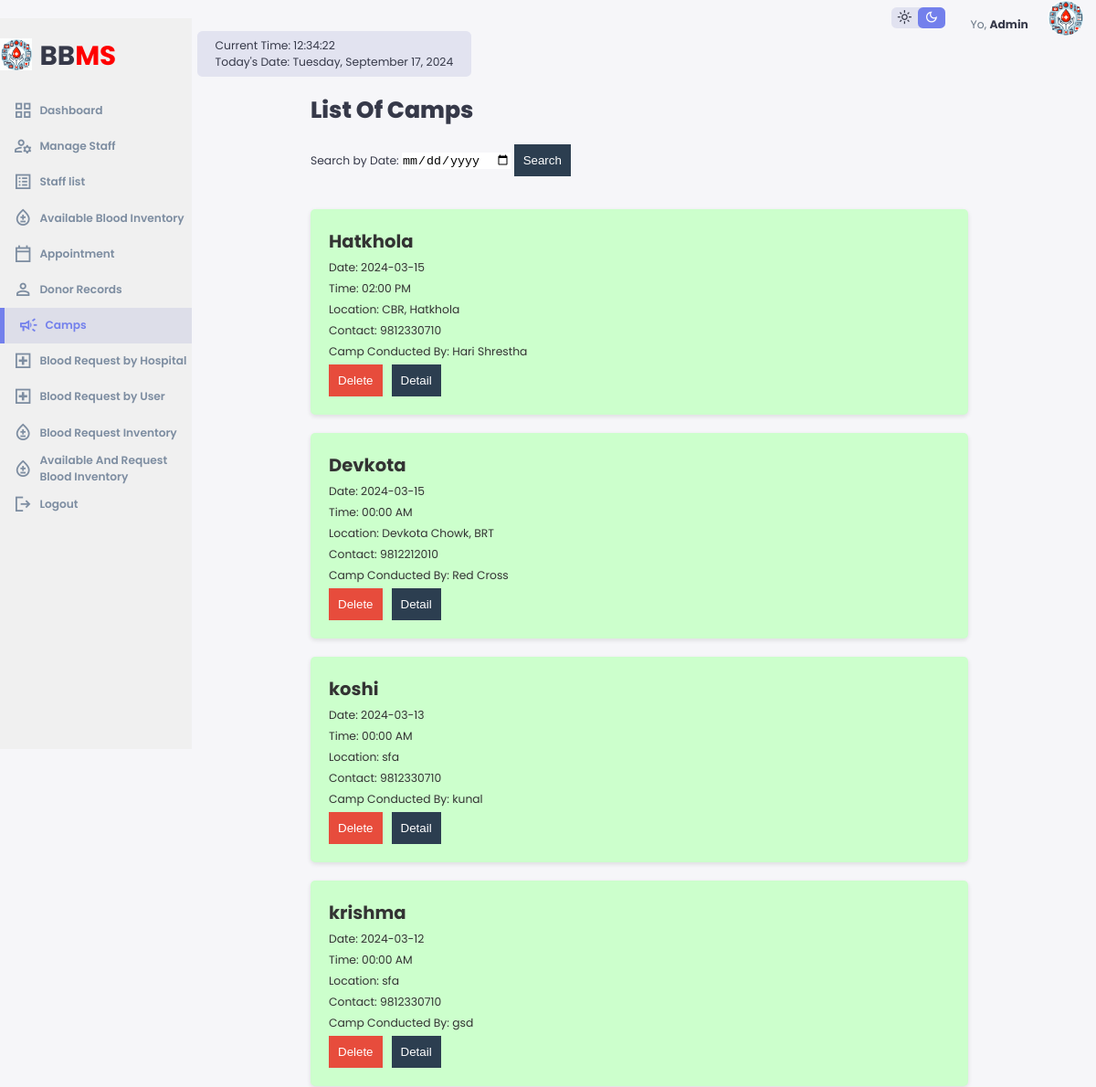
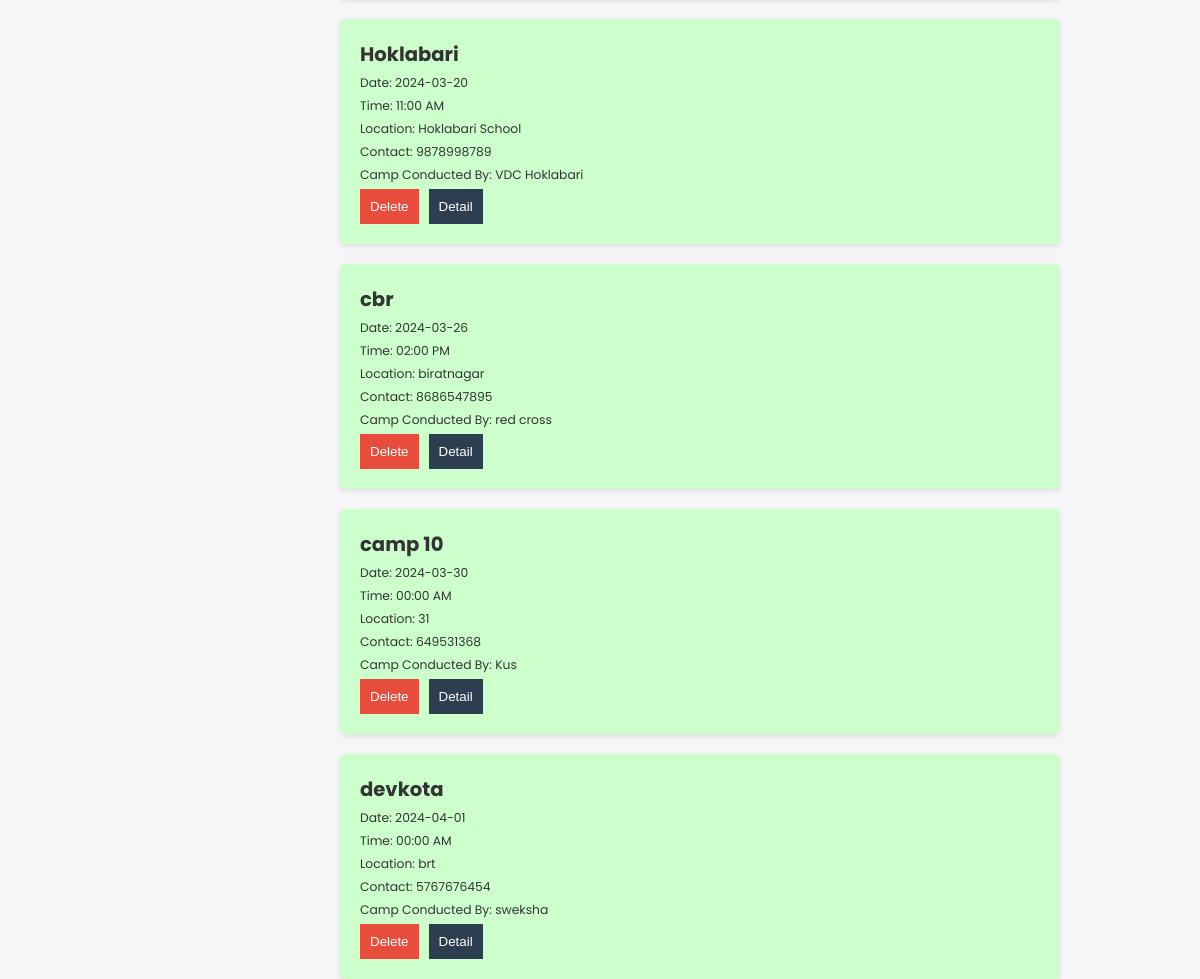
Screenshot of /Admin/camp/retrieve_camps.php with the database file from the repository (2 pictures, top to bottom).
### tables this page shows
CREATE TABLE `camps` (
  `id` int(11) NOT NULL,
  `name` varchar(255) NOT NULL,
  `date` date NOT NULL,
  `time` varchar(50) NOT NULL,
  `location` varchar(255) NOT NULL,
  `contact` varchar(255) NOT NULL,
  `campConductedBy` varchar(255) NOT NULL
);

### Admin/camp/retrieve_camps.php (the view, shortened to what this page needs)
<!DOCTYPE html>
<html lang="en">
<head>
    <link rel="stylesheet" href="../style.css">
</head>
<body1>
    <div class="container">
        <aside>
            <div class="top">
                <div class="logo">
                    <img src="../logo1.jpg" alt="person">
                    <h2>BB<span class="danger">MS</span></h2>
                </div>
            </div>
            <div class="sidebar">
                <a href="../index.php">
                    <span class="material-symbols-sharp">grid_view</span>
                    <h3>Dashboard</h3>
                </a>
                <a href="../Staff-Approval/staff_approval.php">
                    <span class="material-symbols-sharp">manage_accounts</span>
                    <h3>Manage Staff</h3>
                </a>
                <a href="../Staff-list/staff_list.php">
                    <span class="material-symbols-sharp">list_alt</span>
                    <h3>Staff list</h3>
                </a>
                <a href="../inventory/Blood_Inventory.php">
                    <span class="material-symbols-sharp">bloodtype</span>
                    <h3>Available Blood Inventory</h3>
                </a>
                <a href="../appointment/appointment_list.php">
                    <span class="material-symbols-sharp">calendar_today</span>
                    <h3>Appointment</h3>
                </a>
                <a href="../donor/view_donors.php">
                    <span class="material-symbols-sharp">person</span>
                    <h3>Donor Records</h3>
                </a>
                <a href="retrieve_camps.php"  class="active">
                    <span class="material-symbols-sharp">campaign</span>
                    <h3>Camps</h3>
                </a>
                <a href="../request/Request.html">
                    <span class="material-symbols-sharp">local_hospital</span>
                    <h3>Blood Request by Hospital</h3>
                </a>
                <a href="../receiver/receiver.html">
                <span class="material-symbols-sharp">local_hospital</span>
                <h3>Blood Request by User</h3>
            </a>
            <a href="../request_inventory/request_inventory.php">
                    <span class="material-symbols-sharp">bloodtype</span>
                    <h3>Blood Request Inventory</h3>
                </a>
                <a href="../request_inventory/all.php">
                    <span class="material-symbols-sharp">bloodtype</span>
                    <h3>Available And Request Blood Inventory</h3>
                </a>
                <a href="../logout/logout.php" id="logout-btn">
                    <span class="material-symbols-sharp">logout</span>
                    <h3>Logout</h3>
                </a>
            </div>
        </aside>
    </div>
    <main>
        <div class="date">
            <div class="current-time" id="current-time"></div>
            <div class="current-date" id="current-date"></div>
        </div>
    </main>
    <br>
    <header>
        <h1>List Of Camps</h1>
    </header>
    <br>
    <form method="get" action="" class="search">
        <label for="search-date">Search by Date:</label>
        <input type="date" id="search-date" name="search_date">
        <button type="submit">Search</button>
    </form>
     <br>
     <br>
    <?php
    $servername = "localhost";
    $username = "root";
    $password = "";
    $dbname = "Blood_Bank_Management_System";
    $conn = new mysqli($servername, $username, $password, $dbname);
    $search_date = isset($_GET['search_date']) ? $_GET['search_date'] : '';
if (!empty($search_date)) {
    $sql = "SELECT * FROM camps WHERE date = '$search_date'";
} else {
    $sql = "SELECT * FROM camps";
}
$result = $conn->query($sql);
if ($result->num_rows > 0) {
    while ($row = $result->fetch_assoc()) {
        $camp_date = strtotime($row["date"]);
        $today_date = strtotime(date("Y-m-d"));
        $class = ($camp_date < $today_date) ? 'past' : 'upcoming';
        echo "<div class='camp $class'>";
        echo "<h2>" . $row["name"] . "</h2>";
        echo "<p>Date: " . $row["date"] . "</p>";
        echo "<p>Time: " . $row["time"] . "</p>";
        echo "<p>Location: " . $row["location"] . "</p>";
        echo "<p>Contact: " . $row["contact"] . "</p>";
        echo "<p>Camp Conducted By: " . $row["campConductedBy"] . "</p>";
        echo "<form style='display: inline-block; margin-right: 10px;' method='post' action='delete_camp.php'>";
        echo "<button type='submit' class='delete'>Delete</button>";
        echo "</form>";
        if ($class === 'past') {
            echo "<form style='display: inline-block;' method='get' action='camp_detail.php'>";
            echo "<button type='submit'>Detail</button>";
            echo "</form>";
        }
        echo "</div>";
    }
} else {
    echo "<div class='camp'>";
    echo "<p>No camps found</p>";
    echo "</div>";
}
?>
    <div class="right">
        <div class="top">
            <div class="theme-toggler">
                <span class="material-symbols-sharp active">light_mode</span>
                <span class="material-symbols-sharp">dark_mode</span>
            </div>
            <div class="profile">
                <div class="info">
                    <br>
                    <p>Yo, <b>Admin</b></p>
                </div>
                <div class="profile-photo">
                    <img src="../logo1.jpg" alt="Profile">
                </div>
            </div>
        </div>
    </div>
</body>
</html>

### Admin/style.css (style rules this page uses)
:root { --color-primary: #7380ec; --color-danger: #ff0000; --color-success: #41f1b6; --color-warning: #ffbb55; --color-white: #fff; --color-info-dark: #7d8da1; --color-info-light: #dce1eb; --color-dark: #363949; --color-light: rgba(132, 139, 200, 0.18); --color-primary-variant: #111e88; --color-dark-variant: #677483; --color-background: #f6f6f9; --color-background1: #7e7e7e; --color-info: #f0f0f0; --card-border-radius: 2rem; --border-radius-1: 0.4rem; --border-radius-2: 0.8rem; --border-radius-3: 1.2rem; --card-padding: 1.8rem; --padding-1: 1.2; --box-shadow: 0 2rem 3rem var(--color-light); }
* { margin: 0; padding: 0; outline: 0; appearance: none; border: 0; text-decoration: none; list-style: none; box-sizing: border-box; }
html { font-size: 14px; }
a { color: var(--color-dark); }
img { display: block; width: 100%; }
h1 { font-weight: 800; font-size: 1.8rem; }
h2 { font-size: 1.4rem; }
h3 { font-size: 0.87rem; }
.profile-photo { width: 2.8rem; height: 2.8rem; border-radius: 50%; overflow: hidden; }
p { color: var(--color-dark-variant); }
b { color: var(--color-dark); }
.danger { color: var(--color-danger); }
aside { height: 100vh; width: 17.5vw; background: var(--color-info); position: fixed; }
aside .top { display: flex; align-items: center; justify-content: space-between; margin-top: 1.4rem; }
aside .logo { display: flex; gap: 0.6rem; }
aside h2 { font-size: 2.1rem; }
aside .logo img { margin-top: 0.2rem; width: 2.5rem; height: 2.5rem; }
aside .sidebar { display: flex; flex-direction: column; height: 86vh; position: relative; top: 1.3rem; }
aside h3 { font-weight: 600; }
aside .sidebar a { display: flex; color: var(--color-info-dark); margin-left: 1rem; gap: 0.5rem; align-items: center; position: relative; height: 2.8rem; transition: all 300ms ease; }
aside .sidebar a span { font-size: 1.6rem; transition: all 300ms ease; }
aside .sidebar a.active { background: var(--color-light); color: var(--color-primary); margin-left: 0; }
aside .sidebar a.active:before { content: ""; width: 5px; height: 100%; background: var(--color-primary); }
aside .sidebar a.active span { color: var(--color-primary); margin-left: calc(1rem - 6px); }
main { margin: 1.4rem 20vw 0 18vw; width: 59vw; }
main .date { display: inline-block; background: var(--color-light); border-radius: var(--border-radius-1); margin-top: 1rem; padding: 0.5rem 1.4rem; }
.right { position: fixed; top: 0; right: 0; width: 21vw; height: 100vh; }
.right .top { display: flex; justify-content: flex-end; align-items: center; gap: 2rem; padding-right: 1rem; }
.right .theme-toggler { background: var(--color-light); display: flex; justify-content: space-between; align-items: center; height: 1.6rem; width: 4.2rem; cursor: pointer; border-radius: var(--border-radius-1); }
.right .theme-toggler span { font-size: 1.2rem; width: 50%; height: 100%; display: flex; align-items: center; justify-content: center; }
.right .theme-toggler span.active { background: var(--color-primary); color: white; border-radius: var(--border-radius-1); }
.right .top .profile { display: flex; gap: 1.5rem; text-align: right; }

### Admin/camp/retrieve_camps.php (style rules this page uses)
header { margin-left: 340px; }
.camp { background-color: #fff; border-radius: 5px; box-shadow: 0 2px 5px rgba(0, 0, 0, 0.1); padding: 20px; margin-bottom: 20px; width: 60%; margin-left: 340px; }
.camp h2 { color: #333; margin-top: 0; }
.camp p { margin: 5px 0; color: #333; }
.past { background-color: #ccffcc; }
button { padding: 10px 10px; background-color: #2c3e50; color: #fff; }
.delete { background-color: #e74c3c; }
.search { margin-left: 340px; }

### rows the page displays
camps: name "Hatkhola", date "2024-03-15", time "02:00 PM", location "CBR, Hatkhola", contact "9812330710", campConductedBy "Hari Shrestha"
camps: name "Devkota", date "2024-03-15", time "00:00 AM", location "Devkota Chowk, BRT", contact "9812212010", campConductedBy "Red Cross"
camps: name "koshi", date "2024-03-13", time "00:00 AM", location "sfa", contact "9812330710", campConductedBy "kunal"
camps: name "krishma", date "2024-03-12", time "00:00 AM", location "sfa", contact "9812330710", campConductedBy "gsd"
camps: name "Hoklabari", date "2024-03-20", time "11:00 AM", location "Hoklabari School", contact "9878998789", campConductedBy "VDC Hoklabari"
camps: name "cbr", date "2024-03-26", time "02:00 PM", location "biratnagar", contact "8686547895", campConductedBy "red cross"
camps: name "camp 10", date "2024-03-30", time "00:00 AM", location "31", contact "649531368", campConductedBy "Kus"
camps: name "devkota", date "2024-04-01", time "00:00 AM", location "brt", contact "5767676454", campConductedBy "sweksha"
